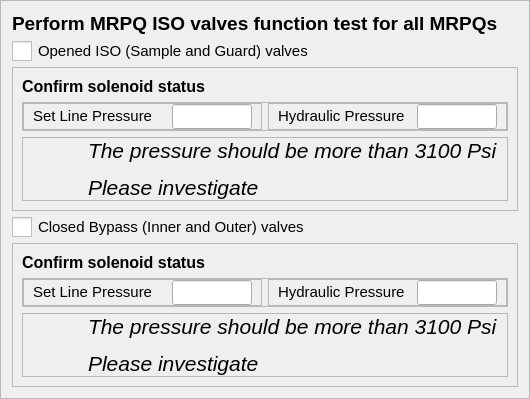
    <widget class="QFrame" name="frame_7">
     <property name="frameShape">
      <enum>QFrame::Shape::StyledPanel</enum>
     </property>
     <property name="frameShadow">
      <enum>QFrame::Shadow::Raised</enum>
     </property>
     <layout class="QVBoxLayout" name="verticalLayout_4">
      <item>
       <widget class="QLabel" name="label">
        <property name="text">
         <string>&lt;html&gt;&lt;head/&gt;&lt;body&gt;&lt;p&gt;&lt;span style=&quot; font-size:14pt; font-weight:700;&quot;&gt;Perform MRPQ ISO valves function test for all MRPQs&lt;/span&gt;&lt;/p&gt;&lt;/body&gt;&lt;/html&gt;</string>
        </property>
       </widget>
      </item>
      <item>
       <widget class="QCheckBox" name="checkBox_2">
        <property name="enabled">
         <bool>true</bool>
        </property>
        <property name="styleSheet">
         <string notr="true">QCheckBox {
    font-size: 15px; /* Larger text */
}
QCheckBox::indicator {
    width: 20px; /* Larger checkbox square */
    height: 20px; /* Larger checkbox square */
}</string>
        </property>
        <property name="text">
         <string>Opened ISO (Sample and Guard) valves</string>
        </property>
       </widget>
      </item>
      <item>
       <widget class="QFrame" name="frame">
        <property name="frameShape">
         <enum>QFrame::Shape::StyledPanel</enum>
        </property>
        <property name="frameShadow">
         <enum>QFrame::Shadow::Raised</enum>
        </property>
        <layout class="QVBoxLayout" name="verticalLayout_3">
         <item>
          <widget class="QLabel" name="label_8">
           <property name="text">
            <string>&lt;html&gt;&lt;head/&gt;&lt;body&gt;&lt;p&gt;&lt;span style=&quot; font-size:12pt; font-weight:700;&quot;&gt;Confirm solenoid status&lt;/span&gt;&lt;/p&gt;&lt;/body&gt;&lt;/html&gt;</string>
           </property>
          </widget>
         </item>
         <item>
          <widget class="QFrame" name="frame_6">
           <property name="frameShape">
            <enum>QFrame::Shape::StyledPanel</enum>
           </property>
           <property name="frameShadow">
            <enum>QFrame::Shadow::Raised</enum>
           </property>
           <layout class="QHBoxLayout" name="horizontalLayout_13">
            <property name="leftMargin">
             <number>0</number>
            </property>
            <property name="topMargin">
             <number>0</number>
            </property>
            <property name="rightMargin">
             <number>0</number>
            </property>
            <property name="bottomMargin">
             <number>0</number>
            </property>
            <item>
             <widget class="QFrame" name="frame_16">
              <property name="frameShape">
               <enum>QFrame::Shape::StyledPanel</enum>
              </property>
              <property name="frameShadow">
               <enum>QFrame::Shadow::Raised</enum>
              </property>
              <layout class="QHBoxLayout" name="horizontalLayout_14">
               <property name="topMargin">
                <number>0</number>
               </property>
               <property name="bottomMargin">
                <number>0</number>
               </property>
               <item>
                <widget class="QLabel" name="label_9">
                 <property name="text">
                  <string>&lt;html&gt;&lt;head/&gt;&lt;body&gt;&lt;p&gt;&lt;span style=&quot; font-size:11pt;&quot;&gt;Set Line Pressure&lt;/span&gt;&lt;/p&gt;&lt;/body&gt;&lt;/html&gt;</string>
                 </property>
                </widget>
               </item>
               <item>
                <widget class="QLineEdit" name="lineEdit_7">
                 <property name="minimumSize">
                  <size>
                   <width>80</width>
                   <height>25</height>
                  </size>
                 </property>
                 <property name="maximumSize">
                  <size>
                   <width>80</width>
                   <height>25</height>
                  </size>
                 </property>
                </widget>
               </item>
              </layout>
             </widget>
            </item>
            <item>
             <widget class="QFrame" name="frame_17">
              <property name="frameShape">
               <enum>QFrame::Shape::StyledPanel</enum>
              </property>
              <property name="frameShadow">
               <enum>QFrame::Shadow::Raised</enum>
              </property>
              <layout class="QHBoxLayout" name="horizontalLayout_15">
               <property name="topMargin">
                <number>0</number>
               </property>
               <property name="bottomMargin">
                <number>0</number>
               </property>
               <item>
                <widget class="QLabel" name="label_10">
                 <property name="text">
                  <string>&lt;html&gt;&lt;head/&gt;&lt;body&gt;&lt;p&gt;&lt;span style=&quot; font-size:11pt;&quot;&gt;Hydraulic Pressure&lt;/span&gt;&lt;/p&gt;&lt;/body&gt;&lt;/html&gt;</string>
                 </property>
                </widget>
               </item>
               <item>
                <widget class="QLineEdit" name="lineEdit_8">
                 <property name="minimumSize">
                  <size>
                   <width>80</width>
                   <height>25</height>
                  </size>
                 </property>
                 <property name="maximumSize">
                  <size>
                   <width>80</width>
                   <height>25</height>
                  </size>
                 </property>
                </widget>
               </item>
              </layout>
             </widget>
            </item>
           </layout>
          </widget>
         </item>
         <item>
          <widget class="QFrame" name="frame_18">
           <property name="frameShape">
            <enum>QFrame::Shape::StyledPanel</enum>
           </property>
           <property name="frameShadow">
            <enum>QFrame::Shadow::Raised</enum>
           </property>
           <layout class="QHBoxLayout" name="horizontalLayout_16">
            <property name="spacing">
             <number>15</number>
            </property>
            <property name="topMargin">
             <number>0</number>
            </property>
            <property name="bottomMargin">
             <number>0</number>
            </property>
            <item>
             <widget class="QLabel" name="label_16">
              <property name="minimumSize">
               <size>
                <width>41</width>
                <height>41</height>
               </size>
              </property>
              <property name="maximumSize">
               <size>
                <width>41</width>
                <height>41</height>
               </size>
              </property>
              <property name="text">
               <string/>
              </property>
              <property name="pixmap">
               <pixmap resource="../../Images.qrc">:/Icons/Icons/risk-icon.png</pixmap>
              </property>
              <property name="scaledContents">
               <bool>true</bool>
              </property>
             </widget>
            </item>
            <item>
             <widget class="QLabel" name="label_17">
              <property name="text">
               <string>&lt;html&gt;&lt;head/&gt;&lt;body&gt;&lt;p&gt;&lt;span style=&quot; font-size:16pt; font-style:italic;&quot;&gt;The pressure should be more than 3100 Psi&lt;/span&gt;&lt;/p&gt;&lt;p&gt;&lt;span style=&quot; font-size:16pt; font-style:italic;&quot;&gt;Please investigate&lt;/span&gt;&lt;/p&gt;&lt;/body&gt;&lt;/html&gt;</string>
              </property>
             </widget>
            </item>
           </layout>
          </widget>
         </item>
        </layout>
       </widget>
      </item>
      <item>
       <widget class="QCheckBox" name="checkBox_3">
        <property name="enabled">
         <bool>true</bool>
        </property>
        <property name="styleSheet">
         <string notr="true">QCheckBox {
    font-size: 15px; /* Larger text */
}
QCheckBox::indicator {
    width: 20px; /* Larger checkbox square */
    height: 20px; /* Larger checkbox square */
}</string>
        </property>
        <property name="text">
         <string>Closed Bypass (Inner and Outer) valves</string>
        </property>
       </widget>
      </item>
      <item>
       <widget class="QFrame" name="frame_2">
        <property name="frameShape">
         <enum>QFrame::Shape::StyledPanel</enum>
        </property>
        <property name="frameShadow">
         <enum>QFrame::Shadow::Raised</enum>
        </property>
        <layout class="QVBoxLayout" name="verticalLayout_2">
         <item>
          <widget class="QLabel" name="label_5">
           <property name="text">
            <string>&lt;html&gt;&lt;head/&gt;&lt;body&gt;&lt;p&gt;&lt;span style=&quot; font-size:12pt; font-weight:700;&quot;&gt;Confirm solenoid status&lt;/span&gt;&lt;/p&gt;&lt;/body&gt;&lt;/html&gt;</string>
           </property>
          </widget>
         </item>
         <item>
          <widget class="QFrame" name="frame_5">
           <property name="frameShape">
            <enum>QFrame::Shape::StyledPanel</enum>
           </property>
           <property name="frameShadow">
            <enum>QFrame::Shadow::Raised</enum>
           </property>
           <layout class="QHBoxLayout" name="horizontalLayout_11">
            <property name="leftMargin">
             <number>0</number>
            </property>
            <property name="topMargin">
             <number>0</number>
            </property>
            <property name="rightMargin">
             <number>0</number>
            </property>
            <property name="bottomMargin">
             <number>0</number>
            </property>
            <item>
             <widget class="QFrame" name="frame_13">
              <property name="frameShape">
               <enum>QFrame::Shape::StyledPanel</enum>
              </property>
              <property name="frameShadow">
               <enum>QFrame::Shadow::Raised</enum>
              </property>
              <layout class="QHBoxLayout" name="horizontalLayout_6">
               <property name="topMargin">
                <number>0</number>
               </property>
               <property name="bottomMargin">
                <number>0</number>
               </property>
               <item>
                <widget class="QLabel" name="label_6">
                 <property name="text">
                  <string>&lt;html&gt;&lt;head/&gt;&lt;body&gt;&lt;p&gt;&lt;span style=&quot; font-size:11pt;&quot;&gt;Set Line Pressure&lt;/span&gt;&lt;/p&gt;&lt;/body&gt;&lt;/html&gt;</string>
                 </property>
                </widget>
               </item>
               <item>
                <widget class="QLineEdit" name="lineEdit_5">
                 <property name="minimumSize">
                  <size>
                   <width>80</width>
                   <height>25</height>
                  </size>
                 </property>
                 <property name="maximumSize">
                  <size>
                   <width>80</width>
                   <height>25</height>
                  </size>
                 </property>
                </widget>
               </item>
              </layout>
             </widget>
            </item>
            <item>
             <widget class="QFrame" name="frame_14">
              <property name="frameShape">
               <enum>QFrame::Shape::StyledPanel</enum>
              </property>
              <property name="frameShadow">
               <enum>QFrame::Shadow::Raised</enum>
              </property>
              <layout class="QHBoxLayout" name="horizontalLayout_8">
               <property name="topMargin">
                <number>0</number>
               </property>
               <property name="bottomMargin">
                <number>0</number>
               </property>
               <item>
                <widget class="QLabel" name="label_7">
                 <property name="text">
                  <string>&lt;html&gt;&lt;head/&gt;&lt;body&gt;&lt;p&gt;&lt;span style=&quot; font-size:11pt;&quot;&gt;Hydraulic Pressure&lt;/span&gt;&lt;/p&gt;&lt;/body&gt;&lt;/html&gt;</string>
                 </property>
                </widget>
               </item>
               <item>
                <widget class="QLineEdit" name="lineEdit_6">
                 <property name="minimumSize">
                  <size>
                   <width>80</width>
                   <height>25</height>
                  </size>
                 </property>
                 <property name="maximumSize">
                  <size>
                   <width>80</width>
                   <height>25</height>
                  </size>
                 </property>
                </widget>
               </item>
              </layout>
             </widget>
            </item>
           </layout>
          </widget>
         </item>
         <item>
          <widget class="QFrame" name="frame_15">
           <property name="frameShape">
            <enum>QFrame::Shape::StyledPanel</enum>
           </property>
           <property name="frameShadow">
            <enum>QFrame::Shadow::Raised</enum>
           </property>
           <layout class="QHBoxLayout" name="horizontalLayout_12">
            <property name="spacing">
             <number>15</number>
            </property>
            <property name="topMargin">
             <number>0</number>
            </property>
            <property name="bottomMargin">
             <number>0</number>
            </property>
            <item>
             <widget class="QLabel" name="label_18">
              <property name="minimumSize">
               <size>
                <width>41</width>
                <height>41</height>
               </size>
              </property>
              <property name="maximumSize">
               <size>
                <width>41</width>
                <height>41</height>
               </size>
              </property>
              <property name="text">
               <string/>
              </property>
              <property name="pixmap">
               <pixmap resource="../../Images.qrc">:/Icons/Icons/risk-icon.png</pixmap>
              </property>
              <property name="scaledContents">
               <bool>true</bool>
              </property>
             </widget>
            </item>
            <item>
             <widget class="QLabel" name="label_19">
              <property name="text">
               <string>&lt;html&gt;&lt;head/&gt;&lt;body&gt;&lt;p&gt;&lt;span style=&quot; font-size:16pt; font-style:italic;&quot;&gt;The pressure should be more than 3100 Psi&lt;/span&gt;&lt;/p&gt;&lt;p&gt;&lt;span style=&quot; font-size:16pt; font-style:italic;&quot;&gt;Please investigate&lt;/span&gt;&lt;/p&gt;&lt;/body&gt;&lt;/html&gt;</string>
              </property>
             </widget>
            </item>
           </layout>
          </widget>
         </item>
        </layout>
       </widget>
      </item>
     </layout>
    </widget>
